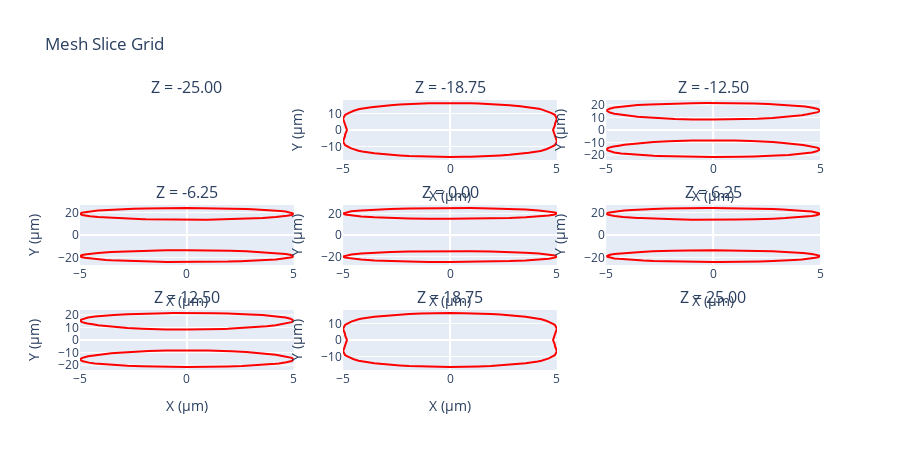

The code cell stored with this chart in its notebook:
### Markdown cell above
## Slice Grid View

### Code cell
torus.visualize_mesh_slice_grid()
